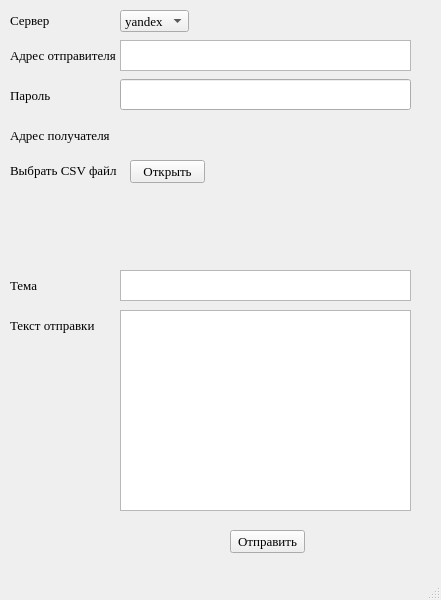
<?xml version="1.0" encoding="UTF-8"?>
<ui version="4.0">
 <class>MainWindow</class>
 <widget class="QMainWindow" name="MainWindow">
  <property name="geometry">
   <rect>
    <x>0</x>
    <y>0</y>
    <width>441</width>
    <height>600</height>
   </rect>
  </property>
  <property name="maximumSize">
   <size>
    <width>441</width>
    <height>600</height>
   </size>
  </property>
  <property name="font">
   <font>
    <family>Times New Roman</family>
    <pointsize>10</pointsize>
   </font>
  </property>
  <property name="windowTitle">
   <string>MainWindow</string>
  </property>
  <widget class="QWidget" name="centralwidget">
   <widget class="QTextEdit" name="msg_header">
    <property name="geometry">
     <rect>
      <x>120</x>
      <y>270</y>
      <width>291</width>
      <height>31</height>
     </rect>
    </property>
   </widget>
   <widget class="QPlainTextEdit" name="msg_text">
    <property name="geometry">
     <rect>
      <x>120</x>
      <y>310</y>
      <width>291</width>
      <height>201</height>
     </rect>
    </property>
   </widget>
   <widget class="QLabel" name="label_addr">
    <property name="geometry">
     <rect>
      <x>10</x>
      <y>120</y>
      <width>101</width>
      <height>31</height>
     </rect>
    </property>
    <property name="text">
     <string>Адрес получателя</string>
    </property>
   </widget>
   <widget class="QLabel" name="label_header">
    <property name="geometry">
     <rect>
      <x>10</x>
      <y>270</y>
      <width>101</width>
      <height>31</height>
     </rect>
    </property>
    <property name="text">
     <string>Тема</string>
    </property>
   </widget>
   <widget class="QLabel" name="label_text">
    <property name="geometry">
     <rect>
      <x>10</x>
      <y>310</y>
      <width>101</width>
      <height>31</height>
     </rect>
    </property>
    <property name="text">
     <string>Текст отправки</string>
    </property>
   </widget>
   <widget class="QPushButton" name="pushButton">
    <property name="geometry">
     <rect>
      <x>230</x>
      <y>530</y>
      <width>75</width>
      <height>23</height>
     </rect>
    </property>
    <property name="text">
     <string>Отправить</string>
    </property>
   </widget>
   <widget class="QLabel" name="label_addr_2">
    <property name="geometry">
     <rect>
      <x>10</x>
      <y>10</y>
      <width>101</width>
      <height>21</height>
     </rect>
    </property>
    <property name="text">
     <string>Сервер</string>
    </property>
   </widget>
   <widget class="QComboBox" name="server_type">
    <property name="geometry">
     <rect>
      <x>120</x>
      <y>10</y>
      <width>69</width>
      <height>22</height>
     </rect>
    </property>
    <item>
     <property name="text">
      <string>yandex</string>
     </property>
    </item>
    <item>
     <property name="text">
      <string>mail</string>
     </property>
    </item>
    <item>
     <property name="text">
      <string>gmail</string>
     </property>
    </item>
   </widget>
   <widget class="QTextEdit" name="msg_addr_from">
    <property name="geometry">
     <rect>
      <x>120</x>
      <y>40</y>
      <width>291</width>
      <height>31</height>
     </rect>
    </property>
   </widget>
   <widget class="QLabel" name="label_addr_from">
    <property name="geometry">
     <rect>
      <x>10</x>
      <y>40</y>
      <width>111</width>
      <height>31</height>
     </rect>
    </property>
    <property name="text">
     <string>Адрес отправителя</string>
    </property>
   </widget>
   <widget class="QLabel" name="label_addr_from_2">
    <property name="geometry">
     <rect>
      <x>10</x>
      <y>80</y>
      <width>111</width>
      <height>31</height>
     </rect>
    </property>
    <property name="text">
     <string>Пароль</string>
    </property>
   </widget>
   <widget class="QLabel" name="label_choose_files">
    <property name="geometry">
     <rect>
      <x>10</x>
      <y>150</y>
      <width>121</width>
      <height>41</height>
     </rect>
    </property>
    <property name="text">
     <string>Выбрать CSV файл</string>
    </property>
   </widget>
   <widget class="QPushButton" name="push_button_choose_files">
    <property name="geometry">
     <rect>
      <x>130</x>
      <y>160</y>
      <width>75</width>
      <height>23</height>
     </rect>
    </property>
    <property name="text">
     <string>Открыть</string>
    </property>
   </widget>
   <widget class="QLineEdit" name="from_password">
    <property name="geometry">
     <rect>
      <x>120</x>
      <y>79</y>
      <width>291</width>
      <height>31</height>
     </rect>
    </property>
   </widget>
  </widget>
  <widget class="QMenuBar" name="menubar">
   <property name="geometry">
    <rect>
     <x>0</x>
     <y>0</y>
     <width>441</width>
     <height>21</height>
    </rect>
   </property>
  </widget>
  <widget class="QStatusBar" name="statusbar"/>
 </widget>
 <resources/>
 <connections/>
</ui>
